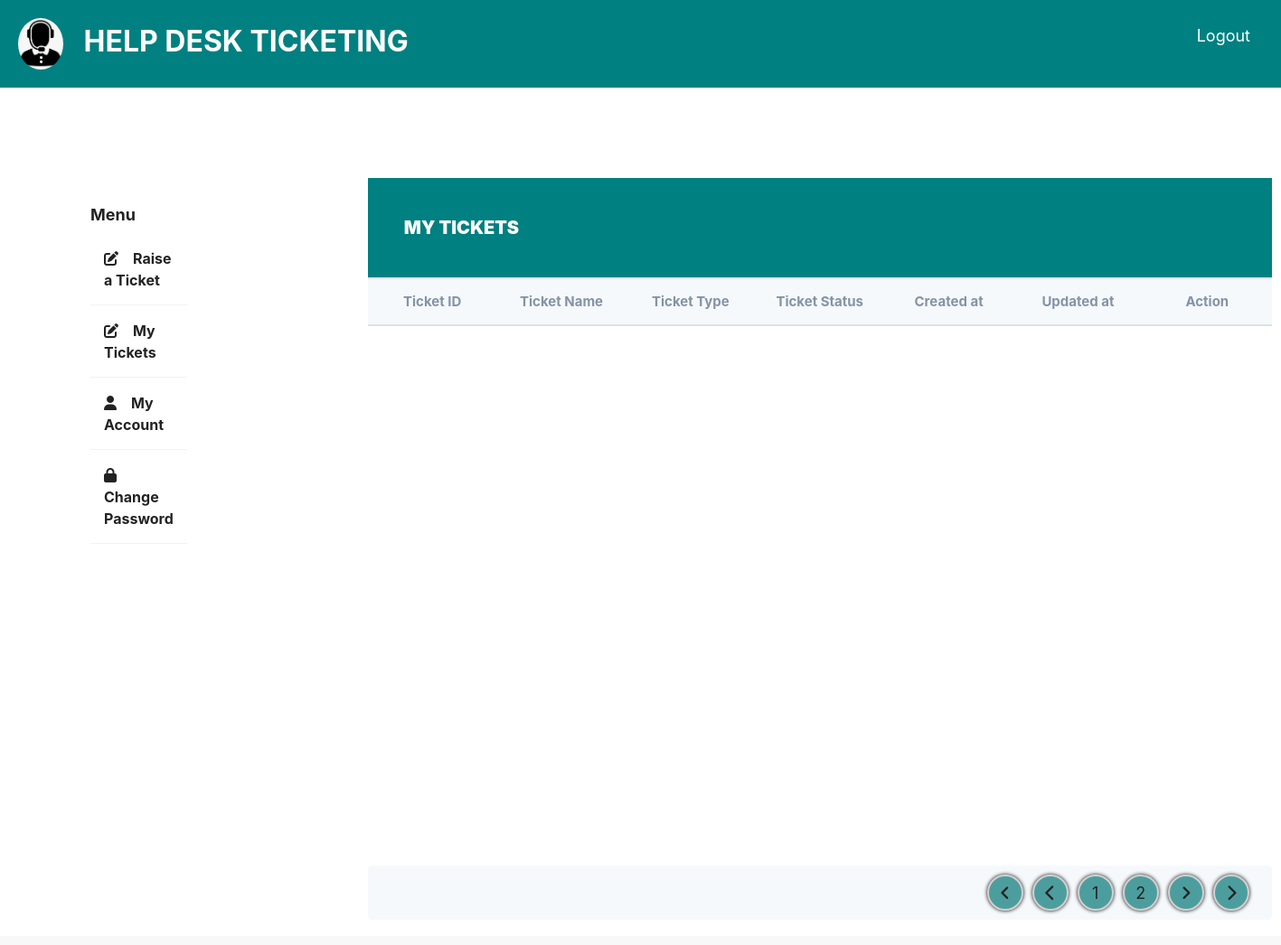
/helpdesk/my-tickets/ (signed in), run on an earlier commit of the app's database.
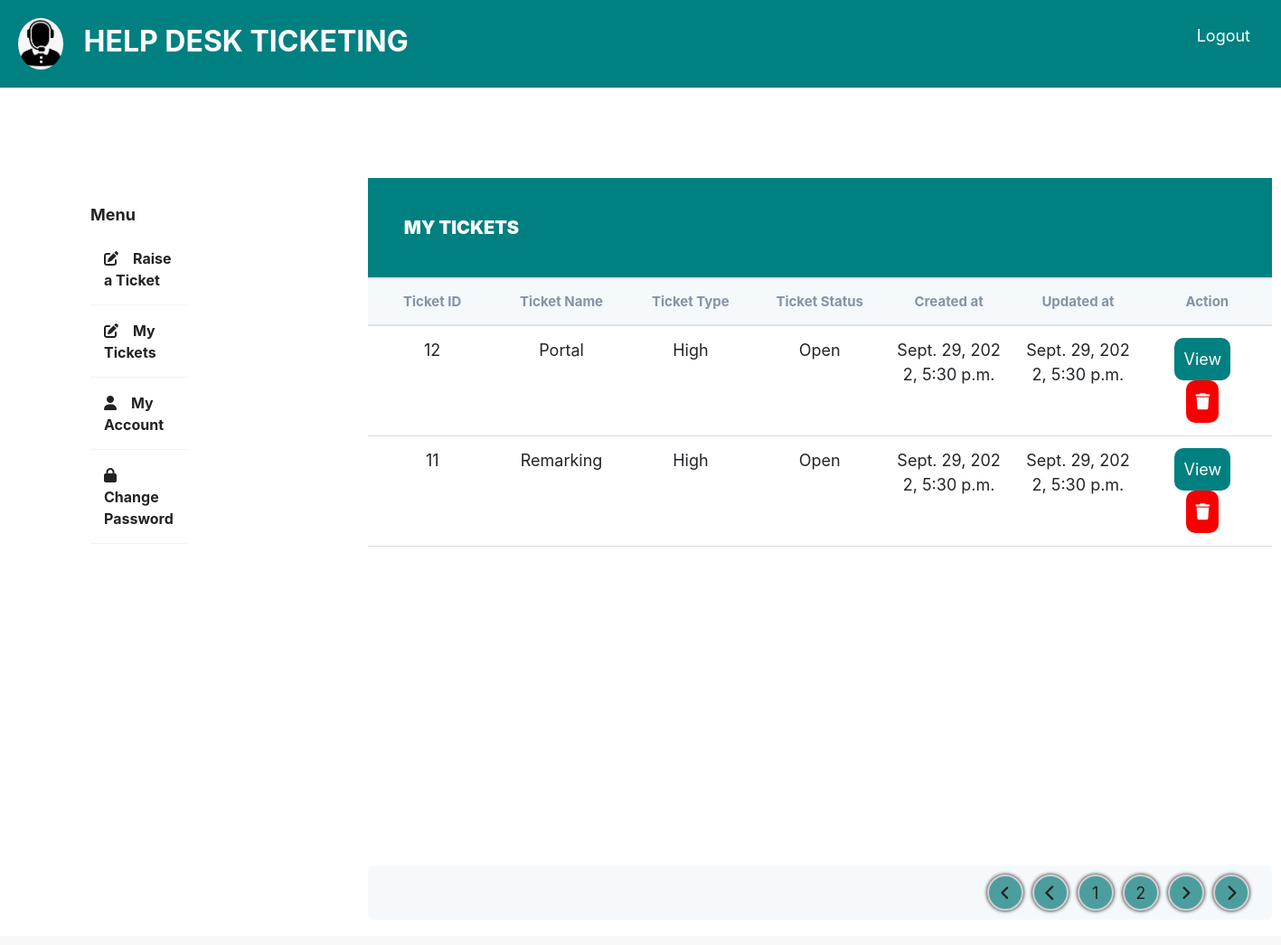
And on a later commit of the database.
### base/models.py (models this page shows, shortened)
class Ticket(models.Model):
    ticket_id = models.AutoField(primary_key=True)
    created_by = models.ForeignKey(Student, on_delete= models.CASCADE, null=True,related_name = 'created_by')
    closed_by = models.ForeignKey(Officer, on_delete= models.CASCADE, null=True, related_name = 'closed_by')
    ticket_name = models.CharField(max_length=200, blank=True)
    ticket_type = models.CharField(max_length=200, blank=True)
    ticket_description = models.TextField(max_length=200, blank=True)
    StatusChoices = [
        ('InProgress', 'InProgress'),
        ('Open', 'Open'),
        ('Closed', 'Closed'),
        ('Deferred', 'Deferred'),
    ]
    ticket_status = models.CharField(max_length=200, choices=StatusChoices,
        default= 'Open', blank=True)
    created_at = models.DateTimeField(default=datetime.now, blank=True)
    updated_at = models.DateTimeField(default=datetime.now, blank=True)
    class Meta:
        ordering = ['-created_by']

### base/views.py (the view)
# urls.py: path('my-tickets/', login_required(views.My_Tickets.as_view()), name='my-tickets'),
class My_Tickets(ListView):
    model = Ticket
    template_name = 'student/my_tickets.html'

### templates/student/my_tickets.html
{% extends 'portal.html'%}
{% load static%}
{% block content %}
<div class="wrapper">
    <div class="sidebar">
        <h4>Menu</h4>
        <ul>
            <li><a href="{% url 'raise-ticket'%}"><i class="fa-solid fa-pen-to-square"></i>Raise a Ticket</a></li>
            <li><a href="{% url 'my-tickets'%}"><i class="fa-solid fa-pen-to-square"></i>My Tickets</a></li>
            <li><a href="{% url 'my-account'%}"><i class="fa-solid fa-user"></i>My Account</a></li>
            <li><a href="{% url 'change-password'%}"><i class="fa-solid fa-lock"></i>Change Password</a></li>
        </ul>
    </div>
    <div class="main_content">
        <div class="header">MY TICKETS</div>
        <div class="table">
            <div class="table_section">
                <table>
                    <thead>
                        <tr>
                            <th>Ticket ID</th>
                            <th>Ticket Name</th>
                            <th>Ticket Type</th>
                            <th>Ticket Status</th>
                            <th>Created at</th>
                            <th>Updated at</th>
                            <th>Action</th>
                        </tr>
                    </thead>
                    <tbody>
                        {% for ticket in object_list %}
                        <tr>
                            <td>{{ ticket.ticket_id }}</td>
                            <td>{{ ticket.ticket_name }}</td>
                            <td>{{ ticket.ticket_type }}</td>
                            <td>{{ ticket.ticket_status }}</td>
                            <td>{{ ticket.created_at}}</td>
                            <td>{{ ticket.updated_at}}</td>
                            <td>
                                <a href="{%url 'ticket' ticket.ticket_id %}"><button>View</button></a>
                                <button><i class="fa-solid fa-trash"></i></button>
                            </td>
                        </tr>
                        {% endfor %}
                    </tbody>
                </table>
            </div>
            <div class="pagination">
                <div><i class="fa-solid fa-angle-left"></i></div>
                <div><i class="fa-solid fa-chevron-left"></i></div>
                <div>1</div>
                <div>2</div>
                <div><i class="fa-solid fa-angle-right"></i></div>
                <div><i class="fa-solid fa-chevron-right"></i></div>
            </div>
        </div>
    </div>
    {% endblock content %}

What changed in the data, as far as the page shows it:
added Ticket: ticket_id "12", ticket_name "Portal", ticket_type "High", ticket_status "Open", created_at "Sept. 29, 2022, 5:30 p.m.", updated_at "Sept. 29, 2022, 5:30 p.m."
added Ticket: ticket_id "11", ticket_name "Remarking", ticket_type "High", ticket_status "Open", created_at "Sept. 29, 2022, 5:30 p.m.", updated_at "Sept. 29, 2022, 5:30 p.m."
